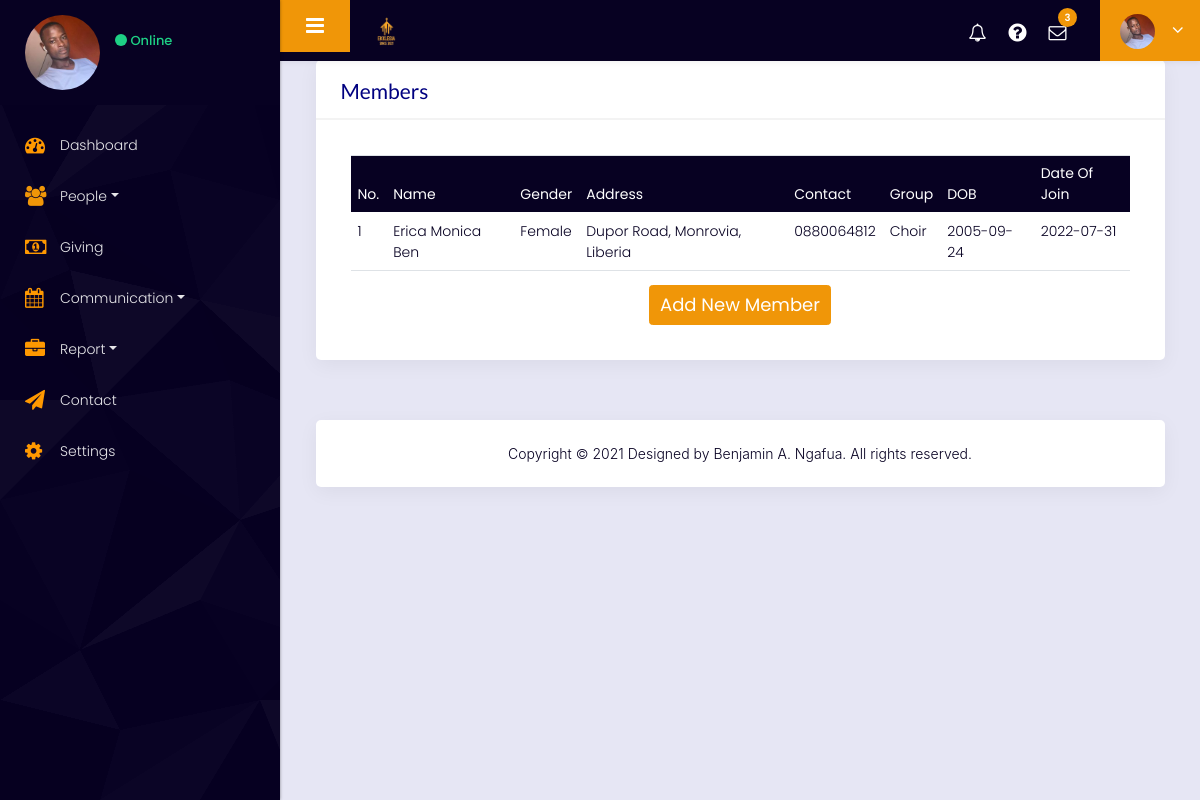
/member (signed in), run on the app's committed database.
### tables this page shows
CREATE TABLE members (
        account_id INTEGER,
        member_id INTEGER PRIMARY KEY,
        name TEXT NOT NULL,
        contact TEXT NOT NULL,
        address TEXT NOT NULL,
        department_group TEXT NOT NULL,
        mail TEXT NOT NULL,
        date_of_birth TEXT NOT NULL,
        gender TEXT NOT NULL,
        join_status TEXT NOT NULL,
        joined_date DATETIME,
FOREIGN KEY(account_id) REFERENCES account(account_id)
);

### churchAPP/views.py (the view)
@views.route("/member")
@login_required
def displayMember():
    members = db.execute("SELECT * FROM members WHERE account_id=?", churchId())
    return render_template("member.html",members=members)

### churchAPP/auth.py (called while the page is built)
@auth.before_app_request
def load_logged_in_user():
    user_id = session.get('user_id')
    if user_id is None:
        g.user = None
    else:
        g.user = db.execute(
            'SELECT * FROM account WHERE account_id = ?', (user_id,)
        )[0]

def login_required(view):
    @functools.wraps(view)
    def wrapped_view(**kwargs):
        if g.user is None:
            return redirect("/login")
        return view(**kwargs)
    return wrapped_view

### churchAPP/views.py (called while the page is built)
def churchId():
    row = db.execute("SELECT account_id FROM account WHERE account_id =?", session["user_id"])[0]["account_id"]
    return row

### churchAPP/templates/member.html
{% extends "layout.html" %} {% block innerContent %}
<div class="container-fluid">
    <div class="row">
        <div class="col-md-12">
            <div class="white_shd full margin_bottom_30">
                <div class="full graph_head">
                    <div class="heading1 margin_0">
                        <h2>Members</h2>
                    </div>
                </div>
                <div class="table_section padding_infor_info">
                    <div class="table-responsive-sm">
                        <table class="table">
                            <thead class="thead-blue">
                                <tr>
                                    <th>No.</th>
                                    <th>Name</th>
                                    <th>Gender</th>
                                    <th>Address</th>
                                    <th>Contact</th>
                                    <th>Group</th>
                                    <th>DOB</th>
                                    <th>Date Of Join</th>
                                </tr>
                            </thead>
                            <tbody>
                                {% for member in members %}
                                <tr>
                                    <td>{{member.member_id}}</td>
                                    <td>{{member.name}} </td>
                                    <td>{{member.gender}}</td>
                                    <td>{{member.address}}</td>
                                    <td>{{member.contact}}</td>
                                    <td>{{member.department_group}}</td>
                                    <td>{{member.date_of_birth}}</td>
                                    <td>{{member.joined_date}}</td>
                                </tr>
                                {% endfor %}
                            </tbody>
                        </table>
                        <div class="button_block center"><button type="button" class="btn cur-p btn-primary"><a href="/add-new-member" id="a">Add New Member</a></button></div>
                    </div>
                </div>
            </div>
        </div>
    </div>
</div>
{% endblock %}

### churchAPP/static/style.css (style rules this page uses)
* { margin: 0; padding: 0; outline: none !important; }
html, body { font-size: 14px; font-family: 'Poppins', sans-serif; line-height: normal; font-weight: 300; overflow-x: hidden !important; }
#a { color: #fff !important; }
a { color: #1f1f1f; text-decoration: none !important; outline: none !important; -webkit-transition: all .3s ease-in-out; -moz-transition: all .3s ease-in-out; -ms-transition: all .3s ease-in-out; -o-transition: all .3s ease-in-out; transition: all .3s ease-in-out; }
h1, h2, h3, h4, h5, h6 { letter-spacing: 0; font-weight: normal; position: relative; padding: 0; font-weight: normal; line-height: normal; margin: 0 }
a { color: #898989; text-decoration: none; outline: none; }
a, .btn { text-decoration: none !important; outline: none !important; -webkit-transition: all .3s ease-in-out; -moz-transition: all .3s ease-in-out; -ms-transition: all .3s ease-in-out; -o-transition: all .3s ease-in-out; transition: all .3s ease-in-out; }
.padding_infor_info { padding: 35px 35px; float: left; width: 100%; }
h2 { font-size: 30px; color: #000; line-height: 20px; font-weight: 700; position: relative; }
button, input, select, textarea, option { font-family: 'Poppins', sans-serif; }
.full { width: 100%; float: left; }
.heading1 h2 { line-height: normal; font-size: 21px; font-weight: 400; margin: 0; padding-left: 0; color: navy; letter-spacing: 0px; }
.margin_0 { margin: 0 !important; }
.center { display: flex; justify-content: center; }
.graph_head { padding: 18px 25px 15px; float: left; width: 100%; border-bottom: solid #f3f3f3 2px; }
.heading1 { float: left; padding: 0 0 20px 0; width: 100%; margin-top: 50px; }
.graph_head .heading1 { float: left; padding: 0; width: auto; }
.margin_bottom_30 { margin-bottom: 30px; }
.white_shd { background: #fff; box-shadow: 0 5px 20px rgba(0, 0, 0, 0.05); border-radius: 5px; margin-top: 0; }
.btn { font-size: 14px; }
.table thead th { font-weight: 400; }
.table-responsive-sm { overflow: auto; }

### data on the page
members: member_id "1", name "Erica Monica Ben", gender "Female", address "Dupor Road, Monrovia, Liberia", contact "0880064812", department_group "Choir", date_of_birth "2005-09-24", joined_date "2022-07-31"
